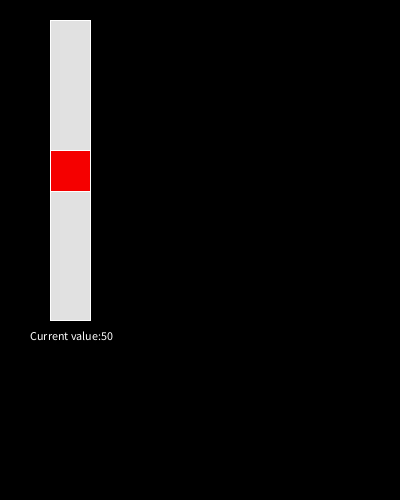
Frame 1 (no input)
Frame 60 (the mouse pressed at the canvas centre just before this capture): identical to frame 1, image omitted
Frame 120 (the mouse held since frame 60 and released just before this capture): identical to frame 1, image omitted

The Processing sketch that drew this single still picture (run headless with seeded random() and noise(); from frame 60 on, the mouse is pressed at the canvas centre):

// Processing sketch: VScrollbarTest
// ── VScrollbarTest.pde

VScrollbar vScrollbar;

void setup()
{
  size  (400,500);

  // Scrollbar/slider colors
  color scrEdgdeCol = color(255,255,255);
  color scrBgCol    = color(225,225,225);
  color sliderColor = color(245,0,0);
  color scrHoverCol = color(225,0,0);
  color scrPressCol = color(195,0,0);
  
  vScrollbar = new VScrollbar(50, 20,  40, 300, 4, 0, 100, scrEdgdeCol, scrBgCol, sliderColor, scrHoverCol, scrPressCol);
  
  vScrollbar.setValue(0.5);
  
}

void draw()
{
  background(0);

  vScrollbar.update();
  vScrollbar.display();

}

// ── VScrollbar.pde
public class VScrollbar
{
  int barWidth, barHeight; // width and height of bar. NOTE: barWidth also used as slider button height.
  int Xpos, Ypos;          // upper-left position of bar
  float Spos, newSpos;     // y (upper) position of slider
  int SposMin, SposMax;    // max and min values of slider
  int min, max;            // max and min values of the measurement
  int loose;               // how loose/heavy
  boolean over;            // True if hovering over the scrollbar
  boolean locked;          // True if a mouse button is pressed while on the scrollbar
  color barOutlineCol;
  color barFillCol;
  color barHoverCol;
  color sliderFillCol;
  color sliderPressCol;

  public VScrollbar (int X_start, int Y_start, int bar_width, int bar_height, int loosiness, int min, int max, 
              color bar_outline, color bar_background, color slider_bg, color barHover, color slider_press) {
    barWidth = bar_width;
    barHeight = bar_height;
    Xpos = X_start;
    Ypos = Y_start;
    Spos = Ypos + barHeight/2 - barWidth/2; // center it initially
    newSpos = Spos;
    SposMin = Ypos;
    SposMax = Ypos + barHeight - barWidth;
    this.min = min;
    this.max = max;
    loose = loosiness;
    if (loose < 1) loose = 1;
    barOutlineCol  = bar_outline;
    barFillCol     = bar_background;
    sliderFillCol  = slider_bg;
    barHoverCol    = barHover;
    sliderPressCol = slider_press;
  }

  void update() {
    over = over();
    if(mousePressed && over) locked = true; else locked = false;

    if(locked) {
      newSpos = constrain(mouseY-barWidth/2, SposMin, SposMax);
    }
    if(abs(newSpos - Spos) > 0) {
      Spos = Spos + (newSpos-Spos)/loose;
    }
  }

  int constrain(int val, int minv, int maxv) {
    return min(max(val, minv), maxv);
  }

  boolean over() {
    if(mouseX > Xpos && mouseX < Xpos+barWidth &&
    mouseY > Ypos && mouseY < Ypos+barHeight) {
      return true;
    } else {
      return false;
    }
  }
  
  void display() {
    stroke(barOutlineCol);
    fill(barFillCol);
    rect(Xpos, Ypos, barWidth, barHeight);
    if(over) {
      fill(barHoverCol);
    } 
    if (locked) {
      fill(sliderPressCol);
    }
    if (!over && !locked) {
      fill (sliderFillCol);
    }
    if (abs(Spos-newSpos)>0.1) fill (sliderPressCol);
    rect(Xpos, Spos, barWidth, barWidth+1);
    float currValue = Math.round((value()*(max-min))+min);
    fill(255,255,255);
    text("Current value:"+(int)currValue, Xpos-20, barHeight+Ypos+20);
  }

  float value() {
    // Convert slider position Spos to a value between 0 and 1
    return (Spos-Ypos) / (barHeight-barWidth);
  }
  
  void setValue(float value) {
    // convert a value (0 to 1) to slider position Spos
    if (value<0) value=0;
    if (value>1) value=1;
    Spos = Ypos + ((barHeight-barWidth)*value);
    newSpos = Spos;
  }
}
